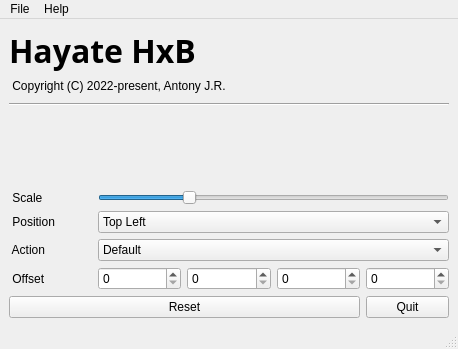
<?xml version="1.0" encoding="UTF-8"?>
<ui version="4.0">
 <class>SpiritMainWindow</class>
 <widget class="QMainWindow" name="SpiritMainWindow">
  <property name="geometry">
   <rect>
    <x>0</x>
    <y>0</y>
    <width>458</width>
    <height>349</height>
   </rect>
  </property>
  <property name="windowTitle">
   <string>Spirit</string>
  </property>
  <property name="toolTip">
   <string>The Twenty First Century Window Sitter</string>
  </property>
  <widget class="QWidget" name="centralwidget">
   <layout class="QGridLayout" name="gridLayout_2">
    <item row="0" column="1">
     <layout class="QGridLayout" name="gridLayout">
      <item row="8" column="3">
       <widget class="QSpinBox" name="y1Offset"/>
      </item>
      <item row="5" column="0">
       <widget class="QLabel" name="scaleLbl">
        <property name="text">
         <string> Scale  </string>
        </property>
       </widget>
      </item>
      <item row="6" column="0">
       <widget class="QLabel" name="positionLbl">
        <property name="text">
         <string> Position </string>
        </property>
       </widget>
      </item>
      <item row="7" column="0">
       <widget class="QLabel" name="actionLbl">
        <property name="text">
         <string> Action</string>
        </property>
       </widget>
      </item>
      <item row="6" column="1" colspan="4">
       <widget class="QComboBox" name="positionComboBox">
        <item>
         <property name="text">
          <string>Top Left</string>
         </property>
        </item>
        <item>
         <property name="text">
          <string>Top Right</string>
         </property>
        </item>
        <item>
         <property name="text">
          <string>Bottom Left</string>
         </property>
        </item>
        <item>
         <property name="text">
          <string>Bottom Right</string>
         </property>
        </item>
       </widget>
      </item>
      <item row="4" column="0" colspan="5">
       <spacer name="verticalSpacer">
        <property name="orientation">
         <enum>Qt::Vertical</enum>
        </property>
        <property name="sizeType">
         <enum>QSizePolicy::Expanding</enum>
        </property>
        <property name="sizeHint" stdset="0">
         <size>
          <width>20</width>
          <height>40</height>
         </size>
        </property>
       </spacer>
      </item>
      <item row="0" column="0" colspan="5">
       <widget class="QLabel" name="spiritName">
        <property name="font">
         <font>
          <family>Open Sans</family>
          <pointsize>24</pointsize>
          <weight>75</weight>
          <bold>true</bold>
         </font>
        </property>
        <property name="text">
         <string>Hayate HxB</string>
        </property>
        <property name="textFormat">
         <enum>Qt::RichText</enum>
        </property>
       </widget>
      </item>
      <item row="8" column="0">
       <widget class="QLabel" name="xoffsetLbl">
        <property name="text">
         <string> Offset</string>
        </property>
       </widget>
      </item>
      <item row="8" column="1">
       <widget class="QSpinBox" name="x1Offset"/>
      </item>
      <item row="8" column="4">
       <widget class="QSpinBox" name="y2Offset"/>
      </item>
      <item row="11" column="4">
       <widget class="QPushButton" name="quitBtn">
        <property name="text">
         <string>Quit</string>
        </property>
       </widget>
      </item>
      <item row="11" column="0" colspan="4">
       <widget class="QPushButton" name="resetBtn">
        <property name="text">
         <string>Reset</string>
        </property>
       </widget>
      </item>
      <item row="1" column="0" colspan="4">
       <widget class="QLabel" name="copyrightLbl">
        <property name="text">
         <string> Copyright (C) 2022-present, Antony J.R.</string>
        </property>
       </widget>
      </item>
      <item row="5" column="1" colspan="4">
       <widget class="QSlider" name="scaleSlider">
        <property name="maximum">
         <number>400</number>
        </property>
        <property name="sliderPosition">
         <number>100</number>
        </property>
        <property name="orientation">
         <enum>Qt::Horizontal</enum>
        </property>
       </widget>
      </item>
      <item row="8" column="2">
       <widget class="QSpinBox" name="x2Offset"/>
      </item>
      <item row="7" column="1" colspan="4">
       <widget class="QComboBox" name="actionComboBox">
        <item>
         <property name="text">
          <string>Default</string>
         </property>
        </item>
       </widget>
      </item>
      <item row="3" column="0" colspan="5">
       <widget class="Line" name="line">
        <property name="minimumSize">
         <size>
          <width>0</width>
          <height>10</height>
         </size>
        </property>
        <property name="orientation">
         <enum>Qt::Horizontal</enum>
        </property>
       </widget>
      </item>
     </layout>
    </item>
   </layout>
  </widget>
  <widget class="QMenuBar" name="menubar">
   <property name="geometry">
    <rect>
     <x>0</x>
     <y>0</y>
     <width>458</width>
     <height>30</height>
    </rect>
   </property>
   <widget class="QMenu" name="menuFile">
    <property name="title">
     <string>File</string>
    </property>
    <addaction name="actionLoad"/>
    <addaction name="actionQuit"/>
    <addaction name="actionSettings"/>
   </widget>
   <widget class="QMenu" name="menuHelp">
    <property name="title">
     <string>Help</string>
    </property>
    <addaction name="actionAbout"/>
    <addaction name="actionAbout_2"/>
   </widget>
   <addaction name="menuFile"/>
   <addaction name="menuHelp"/>
  </widget>
  <widget class="QStatusBar" name="statusbar"/>
  <action name="actionLoad">
   <property name="text">
    <string>Settings</string>
   </property>
  </action>
  <action name="actionQuit">
   <property name="text">
    <string>Load</string>
   </property>
  </action>
  <action name="actionAbout">
   <property name="text">
    <string>Documentation</string>
   </property>
  </action>
  <action name="actionSettings">
   <property name="text">
    <string>Quit</string>
   </property>
  </action>
  <action name="actionAbout_2">
   <property name="text">
    <string>About</string>
   </property>
  </action>
 </widget>
 <resources/>
 <connections/>
</ui>
